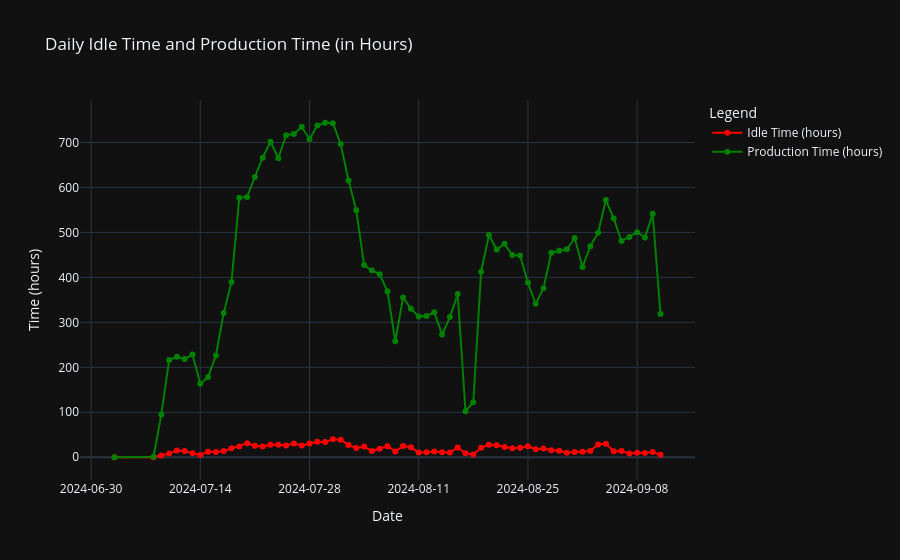

Write notebook code for a chart like this one.
### Code cell
import plotly.graph_objects as go

# Convert time from seconds to hours
daily_production['IDLE_TIME_hours'] = daily_production['IDLE_TIME'] / 3600
daily_production['PRODUCTION_TIME_hours'] = daily_production['PRODUCTION_TIME'] / 3600

# Create an interactive line plot for IDLE_TIME (in hours) and PRODUCTION_TIME (in hours)

fig = go.Figure()

# Add Idle Time (in hours) to the plot
fig.add_trace(go.Scatter(
    x=daily_production['START_TIME'],
    y=daily_production['IDLE_TIME_hours'],  # Use the hours column
    mode='lines+markers',
    name='Idle Time (hours)',
    line=dict(color='red')
))

# Add Production Time (in hours) to the plot
fig.add_trace(go.Scatter(
    x=daily_production['START_TIME'],
    y=daily_production['PRODUCTION_TIME_hours'],  # Use the hours column
    mode='lines+markers',
    name='Production Time (hours)',
    line=dict(color='green')
))

# Customize the layout of the plot
fig.update_layout(
    title='Daily Idle Time and Production Time (in Hours)',
    xaxis_title='Date',
    yaxis_title='Time (hours)',
    xaxis=dict(tickformat="%Y-%m-%d"),  # Format x-axis as date
    legend=dict(title='Legend'),
    template='plotly_dark'  # Dark theme for the plot
)

# Show the plot
fig.show()

### Figure 1 — Plotly figure (JSON) as saved in the notebook; plotly's stock layout.template omitted (floating-point values rounded to 4 significant figures)
{"data": [{"line": {"color": "red"}, "mode": "lines+markers", "name": "Idle Time (hours)", "type": "scatter", "x": ["2024-07-03", "2024-07-08", "2024-07-09", "2024-07-10", "2024-07-11", "2024-07-12", "2024-07-13", "2024-07-14", "2024-07-15", "2024-07-16", "2024-07-17", "2024-07-18", "2024-07-19", "2024-07-20", "2024-07-21", "2024-07-22", "2024-07-23", "2024-07-24", "2024-07-25", "2024-07-26", "2024-07-27", "2024-07-28", "2024-07-29", "2024-07-30", "2024-07-31", "2024-08-01", "2024-08-02", "2024-08-03", "2024-08-04", "2024-08-05", "2024-08-06", "2024-08-07", "2024-08-08", "2024-08-09", "2024-08-10", "2024-08-11", "2024-08-12", "2024-08-13", "2024-08-14", "2024-08-15", "2024-08-16", "2024-08-17", "2024-08-18", "2024-08-19", "2024-08-20", "2024-08-21", "2024-08-22", "2024-08-23", "2024-08-24", "2024-08-25", "2024-08-26", "2024-08-27", "2024-08-28", "2024-08-29", "2024-08-30", "2024-08-31", "2024-09-01", "2024-09-02", "2024-09-03", "2024-09-04", "2024-09-05", "2024-09-06", "2024-09-07", "2024-09-08", "2024-09-09", "2024-09-10", "2024-09-11"], "y": [0.0025, 0.1139, 3.953, 8.139, 15.19, 13.63, 8.652, 4.911, 12.35, 11.49, 13.99, 19.79, 23.96, 31.01, 25.47, 24.11, 27.92, 28.04, 26.38, 30.44, 25.99, 30.64, 34.49, 33.71, 40.0, 38.65, 27.47, 20.58, 23.88, 13.63, 18.91, 24.65, 12.99, 25.14, 22.09, 10.31, 11.04, 12.99, 11.29, 10.37, 21.54, 8.657, 6.317, 21.02, 27.81, 26.45, 22.86, 20.07, 21.38, 24.54, 17.87, 19.68, 15.48, 14.31, 10.27, 11.46, 12.48, 13.87, 28.5, 29.83, 13.47, 13.84, 8.337, 10.04, 9.322, 11.56, 5.819]}, {"line": {"color": "green"}, "mode": "lines+markers", "name": "Production Time (hours)", "type": "scatter", "x": ["2024-07-03", "2024-07-08", "2024-07-09", "2024-07-10", "2024-07-11", "2024-07-12", "2024-07-13", "2024-07-14", "2024-07-15", "2024-07-16", "2024-07-17", "2024-07-18", "2024-07-19", "2024-07-20", "2024-07-21", "2024-07-22", "2024-07-23", "2024-07-24", "2024-07-25", "2024-07-26", "2024-07-27", "2024-07-28", "2024-07-29", "2024-07-30", "2024-07-31", "2024-08-01", "2024-08-02", "2024-08-03", "2024-08-04", "2024-08-05", "2024-08-06", "2024-08-07", "2024-08-08", "2024-08-09", "2024-08-10", "2024-08-11", "2024-08-12", "2024-08-13", "2024-08-14", "2024-08-15", "2024-08-16", "2024-08-17", "2024-08-18", "2024-08-19", "2024-08-20", "2024-08-21", "2024-08-22", "2024-08-23", "2024-08-24", "2024-08-25", "2024-08-26", "2024-08-27", "2024-08-28", "2024-08-29", "2024-08-30", "2024-08-31", "2024-09-01", "2024-09-02", "2024-09-03", "2024-09-04", "2024-09-05", "2024-09-06", "2024-09-07", "2024-09-08", "2024-09-09", "2024-09-10", "2024-09-11"], "y": [0.03333, 1.081, 94.95, 216.1, 223.3, 218.3, 228.3, 163.4, 178.3, 226.5, 320.9, 390.0, 577.3, 579.0, 623.5, 666.2, 701.7, 665.0, 716.3, 719.0, 735.1, 707.1, 737.6, 744.0, 742.8, 696.7, 615.6, 549.2, 427.4, 415.3, 406.8, 368.5, 258.0, 355.3, 330.2, 313.0, 314.0, 322.5, 272.8, 311.7, 362.9, 102.3, 122.4, 412.6, 494.5, 462.0, 474.6, 449.7, 448.4, 388.4, 341.4, 376.0, 454.9, 459.5, 462.6, 487.7, 423.0, 469.5, 499.4, 572.1, 530.8, 481.0, 490.1, 500.4, 489.0, 541.4, 318.4]}], "layout": {"legend": {"title": {"text": "Legend"}}, "title": {"text": "Daily Idle Time and Production Time (in Hours)"}, "xaxis": {"tickformat": "%Y-%m-%d", "title": {"text": "Date"}}, "yaxis": {"title": {"text": "Time (hours)"}}}}
